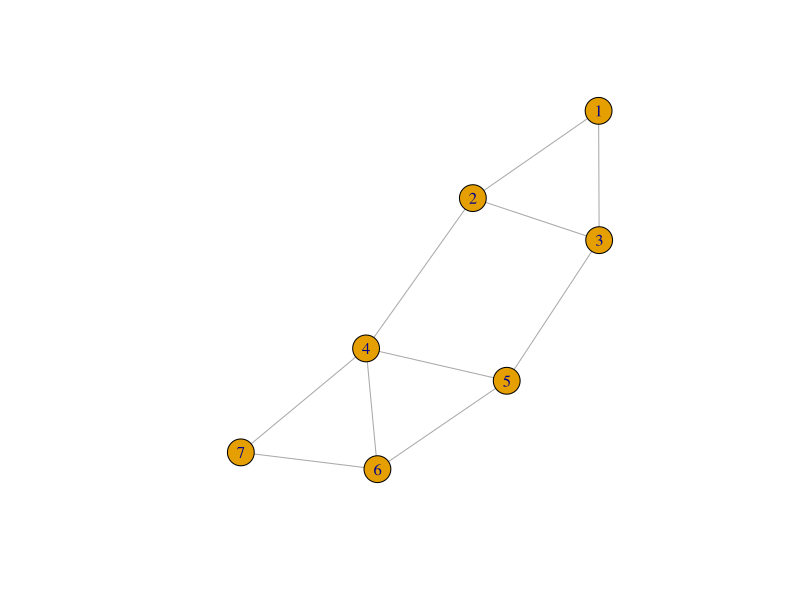
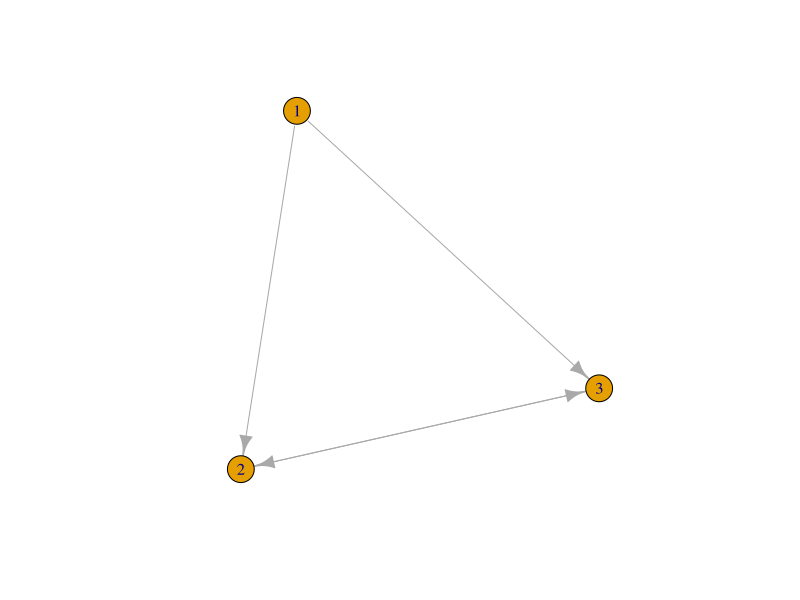

Write R code to recreate these figures, in order.
library(igraph)

# Undirected graph
g <- graph_from_literal(1-2, 1-3, 2-3, 2-4, 3-5, 4-5, 4-6, 4-7, 5-6, 6-7)

# Order
V(g)

# Size
E(g)

# Graph identifier
graph_id(g)

print_all(g)

# Plot
plot(g)

# Directed graph
dg <- graph_from_literal(1-+2, 1-+3, 2++3)
plot(dg)

dg <- graph_from_literal(Sam-+Mary, Sam-+Tom, Mary++Tom)
print_all(dg)

dg <- graph_from_literal(1-+2, 1-+3, 2++3)
print_all(dg)

V(dg)$name <- c("Sam", "Mary", "Tom")
print_all(dg)

# Edge list
as_edgelist(dg)

# Adjacency matrix
as_adjacency_matrix(g)
